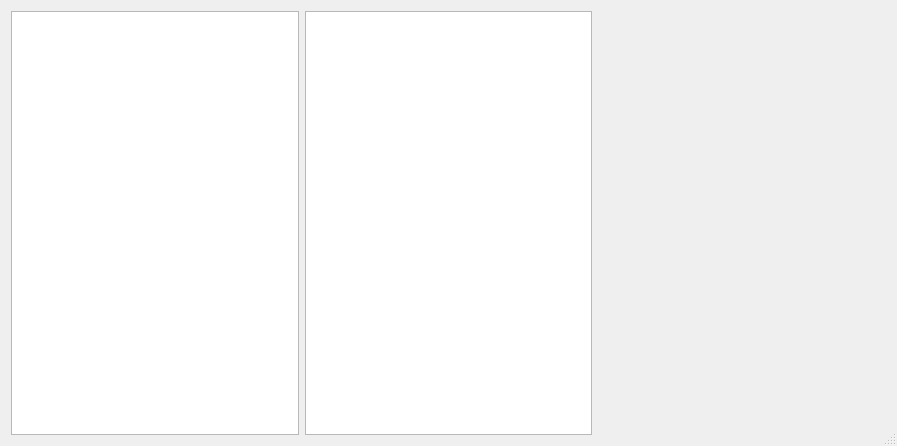
<?xml version="1.0" encoding="UTF-8"?>
<ui version="4.0">
 <class>QtFileExplorer</class>
 <widget class="QDialog" name="QtFileExplorer">
  <property name="geometry">
   <rect>
    <x>0</x>
    <y>0</y>
    <width>897</width>
    <height>446</height>
   </rect>
  </property>
  <property name="sizePolicy">
   <sizepolicy hsizetype="Expanding" vsizetype="Expanding">
    <horstretch>0</horstretch>
    <verstretch>0</verstretch>
   </sizepolicy>
  </property>
  <property name="maximumSize">
   <size>
    <width>16777215</width>
    <height>16777215</height>
   </size>
  </property>
  <property name="acceptDrops">
   <bool>true</bool>
  </property>
  <property name="windowTitle">
   <string>QtFileExplorer</string>
  </property>
  <property name="sizeGripEnabled">
   <bool>true</bool>
  </property>
  <layout class="QGridLayout" name="gridLayout_2">
   <item row="0" column="0">
    <layout class="QGridLayout" name="gridLayout">
     <item row="0" column="0">
      <widget class="QTreeView" name="treeView">
       <property name="sizeAdjustPolicy">
        <enum>QAbstractScrollArea::AdjustIgnored</enum>
       </property>
       <attribute name="headerCascadingSectionResizes">
        <bool>false</bool>
       </attribute>
      </widget>
     </item>
     <item row="0" column="2">
      <widget class="QLabel" name="imageLabel">
       <property name="sizePolicy">
        <sizepolicy hsizetype="Expanding" vsizetype="Expanding">
         <horstretch>0</horstretch>
         <verstretch>0</verstretch>
        </sizepolicy>
       </property>
       <property name="text">
        <string/>
       </property>
      </widget>
     </item>
     <item row="0" column="1">
      <widget class="QTreeView" name="listView">
       <property name="sizeAdjustPolicy">
        <enum>QAbstractScrollArea::AdjustIgnored</enum>
       </property>
       <property name="dragEnabled">
        <bool>true</bool>
       </property>
       <attribute name="headerCascadingSectionResizes">
        <bool>false</bool>
       </attribute>
      </widget>
     </item>
    </layout>
   </item>
  </layout>
 </widget>
 <layoutdefault spacing="6" margin="11"/>
 <resources/>
 <connections/>
</ui>
